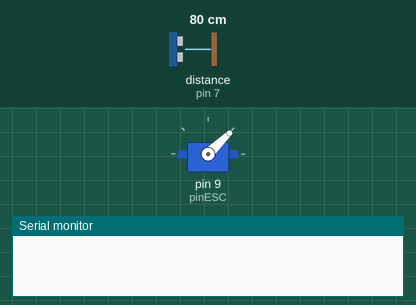
This sketch was run on a simulated Arduino Uno, built with avr-gcc and run on an emulated ATmega328P. On the bench: servo, the last lines printed to the serial monitor. Wiring (inferred from the names in the program): ultrasonic range finder: trigger pin 6; echo pin 7. The test bench sets the inputs (shaded band); at power-on: distance to the obstacle (sensor on pin 7) 80 cm. The echo pulse lasts 58.3 µs per cm.

Above: at 0.1 s.
At 5.2 s:
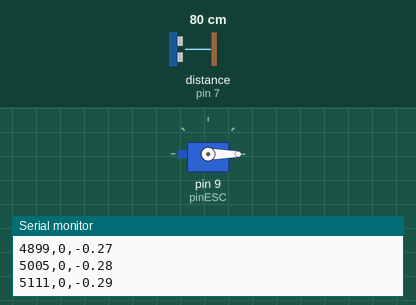
5.3 s: distance to the obstacle (sensor on pin 7) set to 18 cm
8.3 s: distance to the obstacle (sensor on pin 7) set to 35 cm
At 9.6 s:
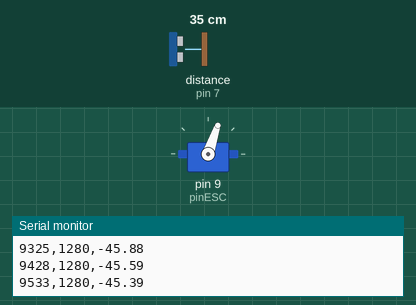
Timing chart, 0 to 30.7 s (numbered marks = the images above; inputs shaded):
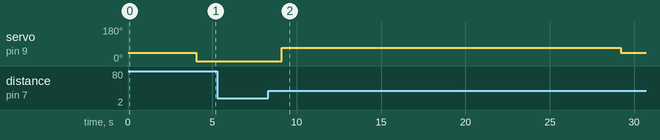

The sketch:

Codigo_identificacion_Arduino.ino
```cpp
#include <Servo.h>

Servo esc;
int pinESC  = 9;
int trigPin = 6;
int echoPin = 7;
float distanciaInicial = 0;

// --- Filtro de mediana (ventana de 5 muestras) ---
// Elimina picos falsos del sensor
#define VENTANA 5
float buffer[VENTANA] = {0};
int bufIdx = 0;

float mediana(float arr[], int n) {
  float temp[n];
  for (int i = 0; i < n; i++) temp[i] = arr[i];
  // Ordenar burbuja
  for (int i = 0; i < n-1; i++)
    for (int j = 0; j < n-i-1; j++)
      if (temp[j] > temp[j+1]) {
        float t = temp[j];
        temp[j] = temp[j+1];
        temp[j+1] = t;
      }
  return temp[n/2];
}

// --- Filtro pasa bajos (promedio exponencial) ---
// Alpha cercano a 0 = más suavizado, cercano a 1 = menos suavizado
#define ALPHA 0.3
float alturaFiltrada = 0;
bool primeraLectura = true;

const int NUM_PASOS = 2;

int secuencia[NUM_PASOS][2] = {
  {0000, 5000},    // equilibrio 5 s
  {1280, 20000}    // escalón 20 s
};

int pasoActual = 0;
unsigned long tiempoInicioPaso = 0;
bool secuenciaTerminada = false;

float leerDistancia() {
  digitalWrite(trigPin, LOW);
  delayMicroseconds(2);
  digitalWrite(trigPin, HIGH);
  delayMicroseconds(10);
  digitalWrite(trigPin, LOW);
  long duracion = pulseIn(echoPin, HIGH, 30000);
  if (duracion == 0) return -1;
  return (duracion * 0.034) / 2;
}

float leerAlturaFiltrada() {
  float dist = leerDistancia();
  if (dist < 0) return alturaFiltrada; // Si falla, retorna último valor válido

  float altura = dist - distanciaInicial;

  // 1. Filtro de mediana: elimina picos
  buffer[bufIdx] = altura;
  bufIdx = (bufIdx + 1) % VENTANA;
  float med = mediana(buffer, VENTANA);

  // 2. Filtro exponencial: suaviza el ruido
  if (primeraLectura) {
    alturaFiltrada = med;
    primeraLectura = false;
  } else {
    alturaFiltrada = ALPHA * med + (1 - ALPHA) * alturaFiltrada;
  }

  return alturaFiltrada;
}

void setup() {
  Serial.begin(9600);
  pinMode(trigPin, OUTPUT);
  pinMode(echoPin, INPUT);
  esc.attach(pinESC);

  esc.writeMicroseconds(1000);
  delay(3000);

  float suma = 0;
  for (int i = 0; i < 10; i++) {
    suma += leerDistancia();
    delay(100);
  }
  distanciaInicial = suma / 10.0;
  Serial.println("tiempo_ms,velocidad_us,altura_cm");

  tiempoInicioPaso = millis();
  esc.writeMicroseconds(secuencia[0][0]);
}

void loop() {
  if (secuenciaTerminada) {
    esc.writeMicroseconds(1000);
    return;
  }

  unsigned long ahora = millis();

  if (ahora - tiempoInicioPaso >= (unsigned long)secuencia[pasoActual][1]) {
    pasoActual++;
    if (pasoActual >= NUM_PASOS) {
      secuenciaTerminada = true;
      esc.writeMicroseconds(1000);
      Serial.println("FIN_SECUENCIA");
      return;
    }
    esc.writeMicroseconds(secuencia[pasoActual][0]);
    tiempoInicioPaso = ahora;
  }

  float altura = leerAlturaFiltrada();

  Serial.print(ahora);
  Serial.print(",");
  Serial.print(secuencia[pasoActual][0]);
  Serial.print(",");
  Serial.println(altura);

  delay(100);
}
```
